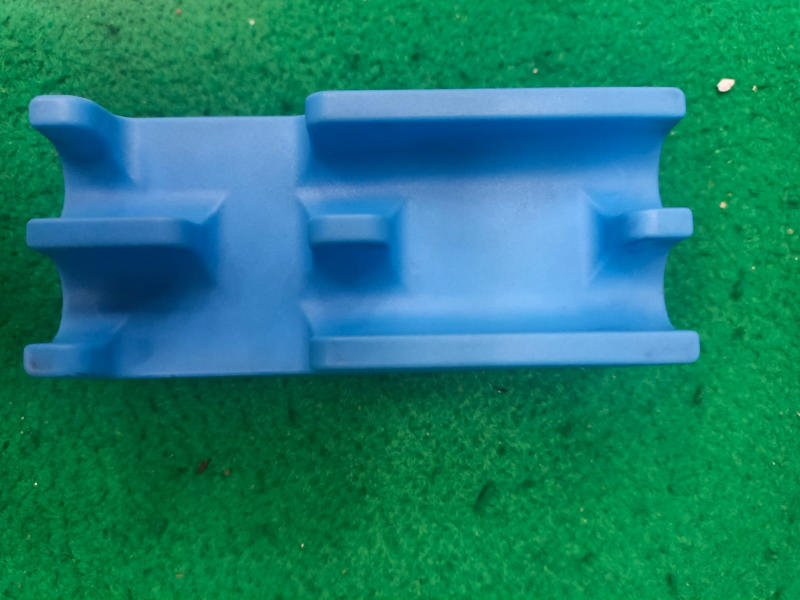
//> input picture image_n_video/photos/blue-eraser.jpeg, 1600 x 1200 px, given in place of video, which was not available (shown at 1/2 size)
$ ./main   (built with g++ and OpenCV 4)
//> lines starting //> are read from the running program, lines starting //| are printed output that depends on the picture; after the words box and inside, x2 and y2 are one past the last pixel; in counts of white or black regions, pixels touching at a corner belong together; pictures that were not available may be replaced by others from this repository, and a replacement may not be noted
#include <opencv2/opencv.hpp>
#include <iostream>

int main() {
    cv::FileStorage fs("../yaml/calibration.yml", cv::FileStorage::READ);
    cv::Mat K;
    fs["K"] >> K;
    fs.release();

    double fx = K.at<double>(0,0);
    double fy = K.at<double>(1,1);
    double cx = K.at<double>(0,2);
    double cy = K.at<double>(1,2);

    cv::VideoCapture cap("http://10.95.94.134:8080/video");
    cv::Mat frame;

    int64 t_prev = cv::getTickCount();
    double fps = 0.0;

    while (cap.isOpened()) {
        cap >> frame;
//> frame is the input picture: 1200 rows x 1600 cols, CV_8UC3; mean B, G, R 111.6, 125.6, 25.2

        cv::Mat resized;
        cv::resize(frame, resized, cv::Size(1280,960));

        int64 t_now = cv::getTickCount();
        double elapsed_sec = (t_now-t_prev) / cv::getTickFrequency();
        t_prev = t_now;
        if (elapsed_sec > 0) fps = 1.0 / elapsed_sec;

        std::string fps_text = "FPS: " + std::to_string(static_cast<int>(fps));

        cv::Mat hlsframe;
        cv::cvtColor(resized, hlsframe, cv::COLOR_BGR2HLS);
//> hlsframe: 960 rows x 1280 cols, CV_8UC3; mean of channels 0, 1, 2 86, 85.8, 217.7

        cv::Mat red, red1, red2, blue, green;
        // untuk red
        cv::inRange(hlsframe, cv::Scalar(0,90,50), cv::Scalar(8,190,255), red1);
//> red1: 960 rows x 1280 cols, CV_8UC1; every value is 0
        cv::inRange(hlsframe, cv::Scalar(165,90,50), cv::Scalar(179,190,255), red2);
        red = red1 | red2;

        // untuk green paper
        cv::inRange(hlsframe, cv::Scalar(72,130,80), cv::Scalar(90,195,180), green);
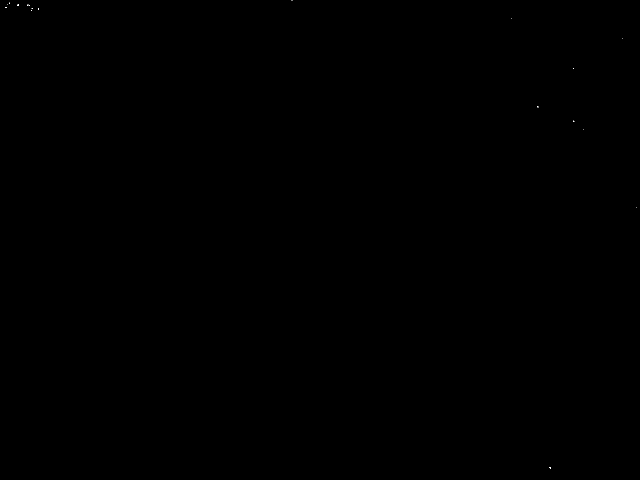
//> green: 960 rows x 1280 cols, CV_8UC1 (shown at 1/2 size); 0% white in thin lines or dots

        // untuk blue eraser
        cv::inRange(hlsframe, cv::Scalar(100,80,100),cv::Scalar(118,190,255), blue);
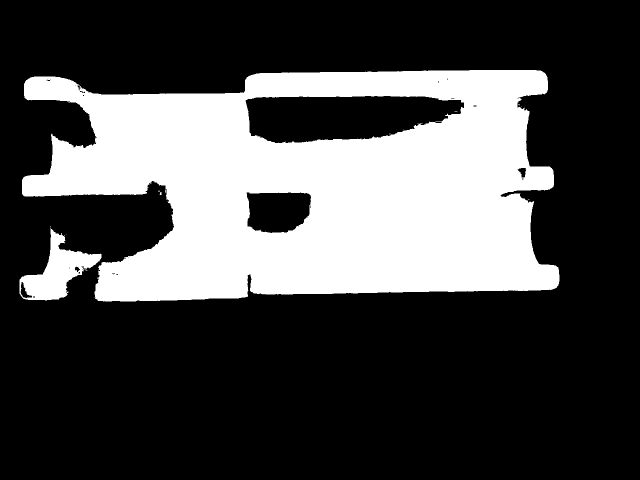
//> blue: 960 rows x 1280 cols, CV_8UC1 (shown at 1/2 size); 28.4% white; 18 white regions (16 under 20 px), largest, box (x1, y1, x2, y2) and area: (44, 140, 1119, 603) 339606, (39, 456, 203, 601) 9453

        std::vector<cv::Mat> color = {red, green, blue};
        std::vector<std::string> label = {"red paper", "green paper", "blue eraser"};
        std::vector<double> w_reals = {21.0, 20.8, 11.5};

        cv::Mat result = resized.clone();
        for (int c = 0; c < 3; c++) {
            cv::Mat morphology = color[c].clone();
            cv::dilate(morphology,morphology,cv::Mat(), cv::Point(-1,-1),2);
            cv::erode(morphology,morphology,cv::Mat(), cv::Point(-1,-1),2);

            std::vector<std::vector<cv::Point>> contours;
            cv::findContours(morphology,contours,cv::RETR_EXTERNAL,cv::CHAIN_APPROX_SIMPLE);

            for (size_t i = 0; i < contours.size(); i++) {
                if (cv::contourArea(contours[i]) > 2000) {
                    cv::Rect boundingBox = cv::boundingRect(contours[i]);
                    cv::Point tl = boundingBox.tl();
                    cv::rectangle(result,boundingBox,cv::Scalar(255,0,0),2);
                    double w_pixel = boundingBox.width;

                    cv::Moments m = cv::moments(contours[i], true);
                    cv::Point p(m.m10 / m.m00, m.m01 / m.m00);

                    double z = fx*w_reals[c]/w_pixel;
                    double x = (p.x-cx)*z/fx;
                    double y = (p.y-cy)*z/fy;

                    std::string label_text = label[c];
                    std::string koordinat = cv::format("(%.2lf, %.2lf, %.2lf)", x, y, z);
                    std::string jarak_z = cv::format("Jarak Z = %.2lf cm", z);

                    std::string output = label_text + " " + koordinat;

                    cv::putText(
                        result,
                        output,
                        tl,
                        cv::FONT_HERSHEY_SIMPLEX,0.7,
                        cv::Scalar(0,255,255),
                        2
                    );

                    cv::putText(
                        result,
                        jarak_z,
                        cv::Point(tl.x, tl.y+28),
                        cv::FONT_HERSHEY_SIMPLEX, 0.7,
                        cv::Scalar(0,255,255),
                        2
                    );
                }
            }
        }
//> this loop made 3 passes
//> contours on passes 1 to 2: 0 contours, 16 contours, all with area under 20
//> pass 2, `cv::erode(morphology,morphology,cv::Mat(), cv::Point(-1,-1),2);`:
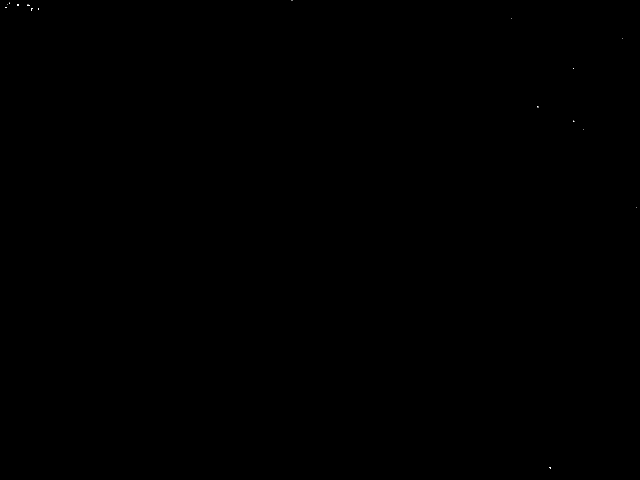
//> morphology: 960 rows x 1280 cols, CV_8UC1 (shown at 1/2 size); 0.01% white in thin lines or dots
//> pass 3, `cv::dilate(morphology,morphology,cv::Mat(), cv::Point(-1,-1),2);`:
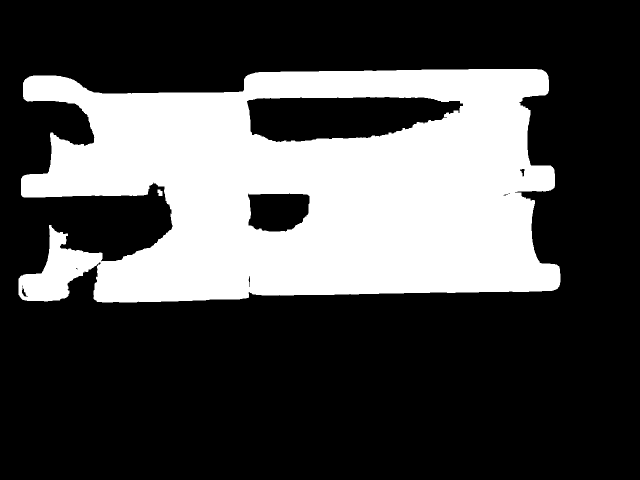
//> morphology: 960 rows x 1280 cols, CV_8UC1 (shown at 1/2 size); 29.6% white; 2 white regions, box (x1, y1, x2, y2) and area: (37, 138, 1121, 605) 363631, (315, 379, 325, 392) 105
//> pass 3, `cv::erode(morphology,morphology,cv::Mat(), cv::Point(-1,-1),2);`:
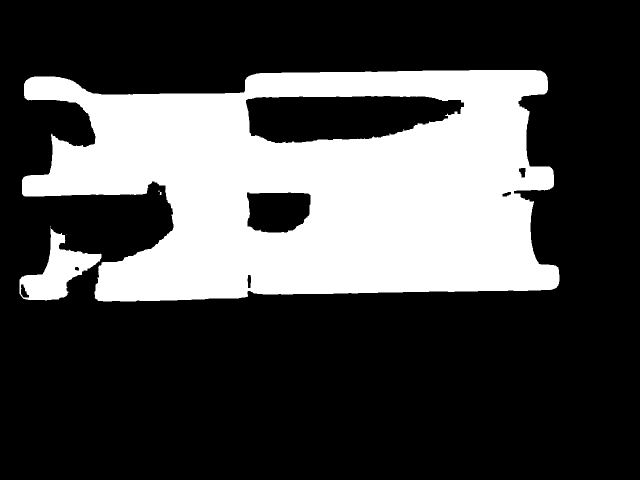
//> morphology: 960 rows x 1280 cols, CV_8UC1 (shown at 1/2 size); 28.5% white; 6 white regions (4 under 20 px), largest, box (x1, y1, x2, y2) and area: (44, 140, 1119, 603) 340380, (39, 456, 203, 601) 9633
//> after the loop:
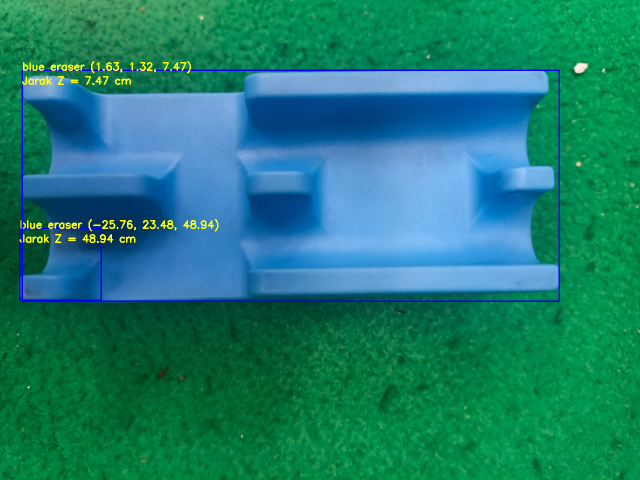
//> result: 960 rows x 1280 cols, CV_8UC3 (shown at 1/2 size); mean B, G, R 112.3, 125.5, 26.4

        if (result.empty()) break;

        cv::putText(
            result,
            fps_text,
            cv::Point(1180, 20),
            cv::FONT_HERSHEY_SIMPLEX, 0.75,
            cv::Scalar(0,255,0),
            2
        );

        cv::imshow("Card", result);
        if (cv::waitKey(25) == 'q') break;
//> the 'q' key is pressed
    }
}
